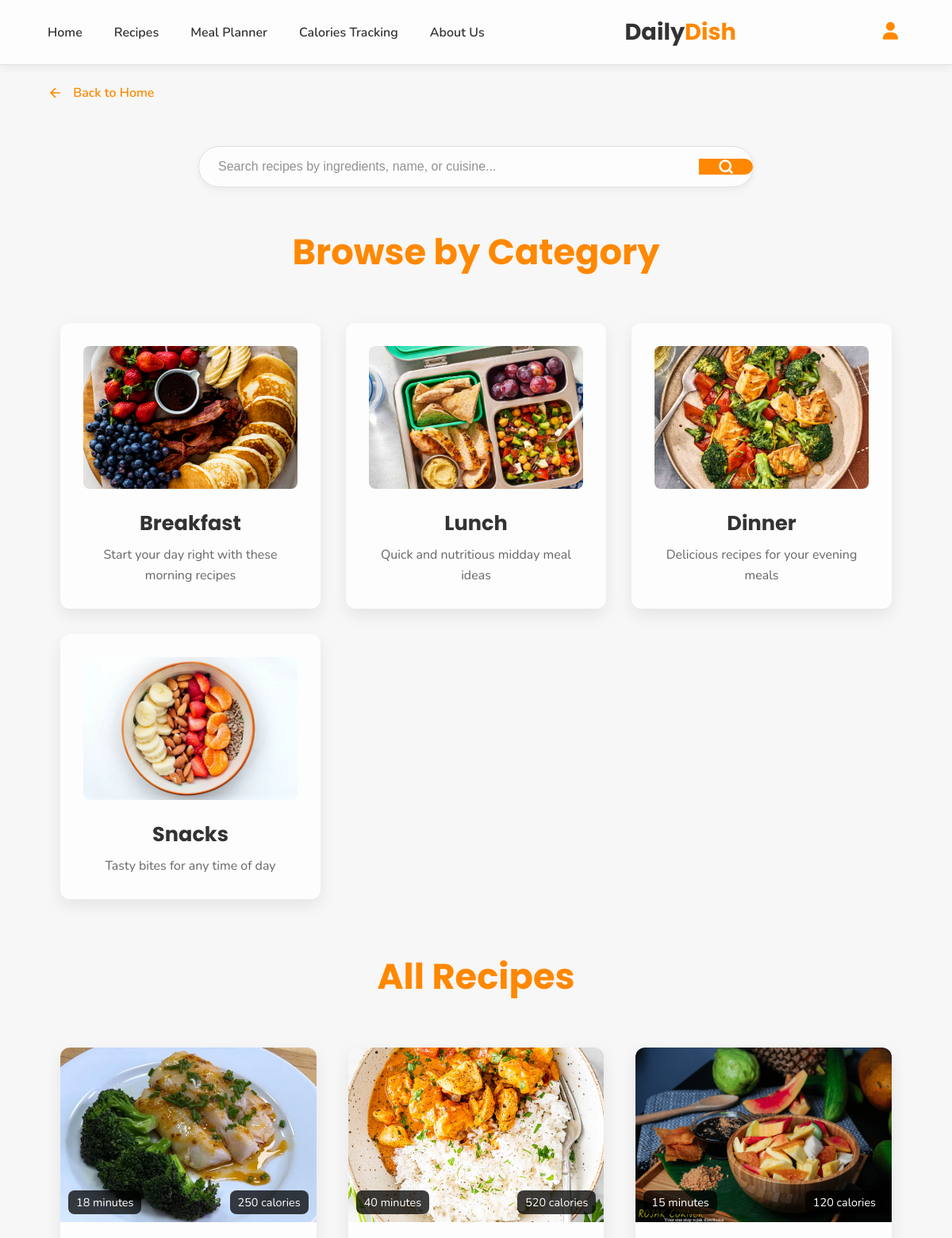
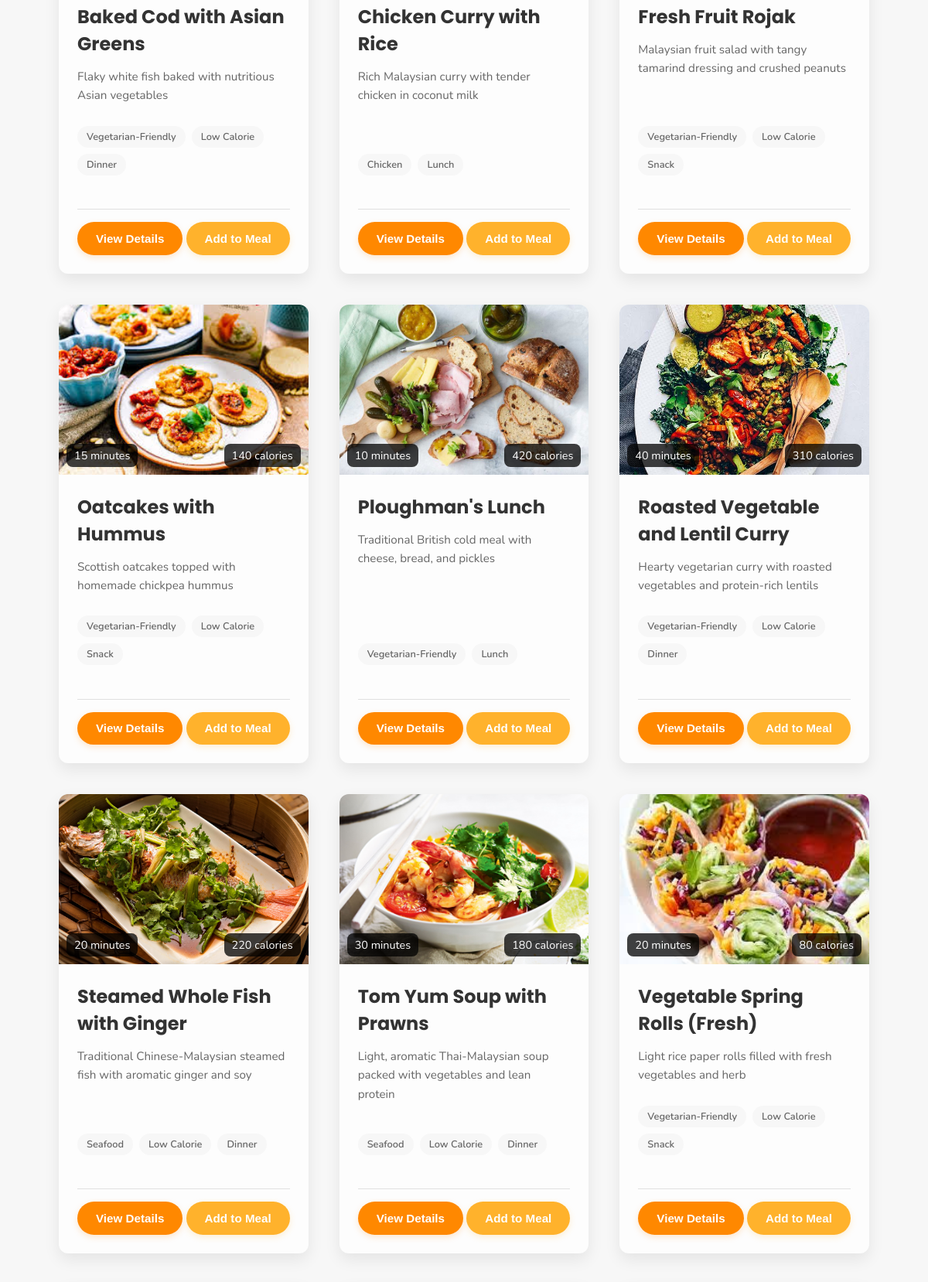
The app's page /recipe.php (upper part) with its own data (2 pictures, top to bottom).
### tables this page shows
CREATE TABLE `recipes` (
  `recipeid` int NOT NULL,
  `name` varchar(255) NOT NULL,
  `photo` varchar(255) DEFAULT NULL,
  `description` text NOT NULL,
  `calories` int NOT NULL,
  `prep_time` varchar(50) NOT NULL,
  `ingredients` text NOT NULL,
  `instructions` text NOT NULL,
  `category` enum('breakfast','lunch','dinner','snack') NOT NULL,
  `created_at` timestamp NOT NULL DEFAULT CURRENT_TIMESTAMP
);

### recipe.php (the view, shortened to what this page needs)
<?php
include 'php/db.php';
$query = "SELECT * FROM recipes ORDER BY name ASC";
$result = mysqli_query($conn, $query);
?>
<!DOCTYPE html>
<html lang="en">
<head>
    <link rel="stylesheet" href="https://cdnjs.cloudflare.com/ajax/libs/font-awesome/6.5.0/css/all.min.css">
</head>
<body>
    <nav class="navbar">
        <div class="nav-links">
            <a href="index.php">Home</a>
            <a href="recipe.php">Recipes</a>
            <a href="mealplanner.php">Meal Planner</a>
            <a href="php/calories_tracking.php">Calories Tracking</a>
            <a href="about.php">About Us</a>
        </div>
        <div class="logo">Daily<span>Dish</span></div>
        <div class="nav-icon" id="profileIcon">
            <i class="fa-solid fa-user"></i>
        </div>
    </nav>
    <a href="index.php" class="back-button">
        <svg width="16" height="16" viewBox="0 0 24 24" fill="none" stroke="currentColor" stroke-width="2">
            <path d="M19 12H5M12 19l-7-7 7-7"></path>
        </svg>
        <span>&nbsp;Back to Home</span>
    </a>
    <div class="search-container">
        <input type="text" class="search-box" id="recipeSearch" placeholder="Search recipes by ingredients, name, or cuisine...">
        <button class="search-button">
            <svg width="20" height="20" viewBox="0 0 24 24" fill="none"
                 stroke="#FF8800" stroke-width="3" stroke-linecap="round" stroke-linejoin="round">
                <circle cx="11" cy="11" r="8"></circle>
                <line x1="21" y1="21" x2="16.65" y2="16.65"></line>
            </svg>
        </button>
    </div>
    <div class="categories-container" id="categorySection">
        <h2 class="section-title">Browse by Category</h2>
        <div class="categories">
            <a href="php/category.php?category=breakfast" class="category-card">
                <img src="image/breakfast.jpg" alt="Breakfast" class="category-image">
                <h3 class="category-title">Breakfast</h3>
                <p class="category-desc">Start your day right with these morning recipes</p>
            </a>
            <a href="php/category.php?category=lunch" class="category-card">
                <img src="image/lunch.jpg" alt="Lunch" class="category-image">
                <h3 class="category-title">Lunch</h3>
                <p class="category-desc">Quick and nutritious midday meal ideas</p>
            </a>
            <a href="php/category.php?category=dinner" class="category-card">
                <img src="image/dinner.jpg" alt="Dinner" class="category-image">
                <h3 class="category-title">Dinner</h3>
                <p class="category-desc">Delicious recipes for your evening meals</p>
            </a>
            <a href="php/category.php?category=snack" class="category-card">
                <img src="image/snack.jpg" alt="Snacks" class="category-image">
                <h3 class="category-title">Snacks</h3>
                <p class="category-desc">Tasty bites for any time of day</p>
            </a>
        </div>
    </div>
    <div class="recipes-container" id="allRecipesContainer">
        <h2 class="section-title">All Recipes</h2>
        <div class="recipes-grid">
            <?php if (mysqli_num_rows($result) > 0): ?>
                <?php while ($row = mysqli_fetch_assoc($result)): ?>
                    <div class="recipe-card">
                        <div class="recipe-image-container">
                            <?php if (!empty($row['photo']) && file_exists('image/' . $row['photo'])): ?>
                                <img class="recipe-image" src="image/<?= htmlspecialchars($row['photo']) ?>" alt="<?= htmlspecialchars($row['name']) ?>">
                            <?php else: ?>
                                <img class="recipe-image" src="image/placeholder.jpg" alt="Recipe Image">
                            <?php endif; ?>
                            <div class="recipe-time"><?= htmlspecialchars($row['prep_time']) ?></div>
                            <div class="recipe-calories"><?= htmlspecialchars($row['calories']) ?> calories</div>
                        </div>
                        <div class="recipe-content">
                            <h3 class="recipe-title"><?= htmlspecialchars($row['name']) ?></h3>
                            <p class="recipe-description"><?= htmlspecialchars($row['description']) ?></p>
                            <div class="recipe-tags">
                                <?php
                                $ingredients_lower = strtolower($row['ingredients']);
                                $name_lower = strtolower($row['name']);
                                if (strpos($ingredients_lower, 'chicken') !== false || strpos($name_lower, 'chicken') !== false): ?>
                                    <span class="recipe-tag">Chicken</span>
                                <?php endif; ?>
                                <?php if (strpos($ingredients_lower, 'fish') !== false || strpos($name_lower, 'fish') !== false || strpos($name_lower, 'seafood') !== false): ?>
                                    <span class="recipe-tag">Seafood</span>
                                <?php endif; ?>
                                <?php if (strpos($ingredients_lower, 'vegetable') !== false || strpos($ingredients_lower, 'vegetarian') !== false || (strpos($ingredients_lower, 'meat') === false && strpos($ingredients_lower, 'chicken') === false && strpos($ingredients_lower, 'beef') === false && strpos($ingredients_lower, 'fish') === false && strpos($ingredients_lower, 'pork') === false)): ?>
                                    <span class="recipe-tag">Vegetarian-Friendly</span>
                                <?php endif; ?>
                                <?php if ($row['calories'] && $row['calories'] < 400): ?>
                                    <span class="recipe-tag">Low Calorie</span>
                                <?php endif; ?>
                                <?php if (!empty($row['category'])): ?>
                                    <span class="recipe-tag"><?= ucfirst(htmlspecialchars($row['category'])) ?></span>
                                <?php endif; ?>
                            </div>
                            <div class="button-row">
                                <button class="view-button" onclick="toggleDetails('details-<?= $row['recipeid'] ?>', this)">View Details</button>
                                <button class="add-button" onclick="openModal(<?= $row['recipeid'] ?>, '<?= htmlspecialchars($row['name'], ENT_QUOTES) ?>')">Add to Meal</button>
                            </div>
                        </div>
                    </div>
                <?php endwhile; ?>
            <?php else: ?>
                <p class="loading-message">No recipes available in the database.</p>
            <?php endif; ?>
        </div>
    </div>
</body>
</html>

### records on screen
recipes: photo (picture), prep_time "18 minutes", calories "250", name "Baked Cod with Asian Greens", description "Flaky white fish baked with nutritious Asian vegetables", shows "Vegetarian-Friendly", shows "Low Calorie", category "Dinner"
recipes: photo (picture), prep_time "40 minutes", calories "520", name "Chicken Curry with Rice", description "Rich Malaysian curry with tender chicken in coconut milk", category "Lunch"
recipes: photo (picture), prep_time "15 minutes", calories "120", name "Fresh Fruit Rojak", description "Malaysian fruit salad with tangy tamarind dressing and crushed peanuts", shows "Vegetarian-Friendly", shows "Low Calorie", category "Snack"
recipes: photo (picture), prep_time "15 minutes", calories "140", name "Oatcakes with Hummus", description "Scottish oatcakes topped with homemade chickpea hummus", shows "Vegetarian-Friendly", shows "Low Calorie", category "Snack"
recipes: photo (picture), prep_time "10 minutes", calories "420", name "Ploughman's Lunch", description "Traditional British cold meal with cheese, bread, and pickles", shows "Vegetarian-Friendly", category "Lunch"
recipes: photo (picture), prep_time "40 minutes", calories "310", name "Roasted Vegetable and Lentil Curry", description "Hearty vegetarian curry with roasted vegetables and protein-rich lentils", shows "Vegetarian-Friendly", shows "Low Calorie", category "Dinner"
recipes: photo (picture), prep_time "20 minutes", calories "220", name "Steamed Whole Fish with Ginger", description "Traditional Chinese-Malaysian steamed fish with aromatic ginger and soy", shows "Seafood", shows "Low Calorie", category "Dinner"
recipes: photo (picture), prep_time "30 minutes", calories "180", name "Tom Yum Soup with Prawns", description "Light, aromatic Thai-Malaysian soup packed with vegetables and lean protein", shows "Seafood", shows "Low Calorie", category "Dinner"
recipes: photo (picture), prep_time "20 minutes", calories "80", name "Vegetable Spring Rolls (Fresh)", description "Light rice paper rolls filled with fresh vegetables and herb", shows "Vegetarian-Friendly", shows "Low Calorie", category "Snack"
